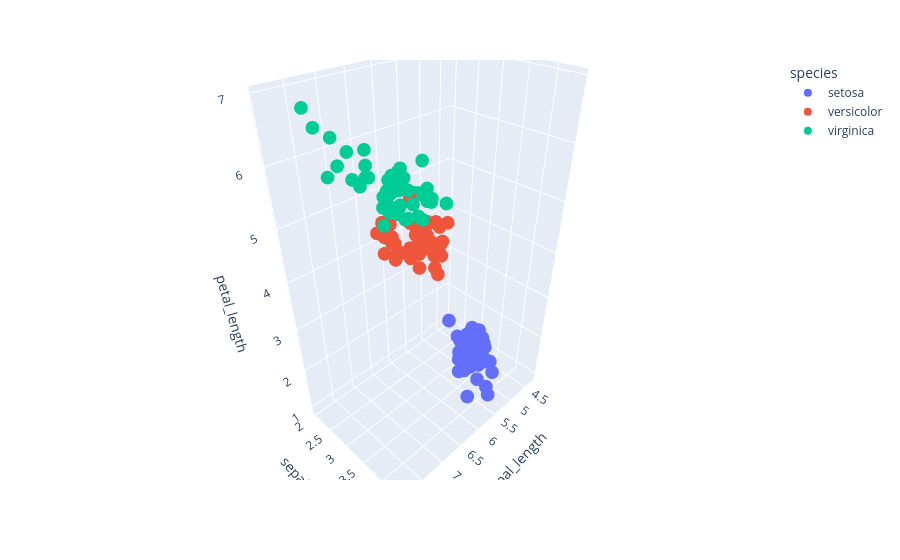

Notebook source saved alongside this figure:
### Markdown cell above
# 08 Scater 3D Plot

### Code cell
# 3D Scatter Plot
fig8 = px.scatter_3d(df, x='sepal_length', y='sepal_width', z='petal_length', color='species')
fig8.show()

# Save the 3D scatter plot as html
fig8.write_html('./Outputs/3d_scatter_plot.html', include_plotlyjs='cdn')

### Figure 1 — Plotly figure (JSON) as saved in the notebook; plotly's stock layout.template omitted (floating-point values rounded to 4 significant figures)
{"data": [{"hovertemplate": "species=setosa<br>sepal_length=%{x}<br>sepal_width=%{y}<br>petal_length=%{z}<extra></extra>", "legendgroup": "setosa", "marker": {"color": "#636efa", "symbol": "circle"}, "mode": "markers", "name": "setosa", "scene": "scene", "showlegend": true, "type": "scatter3d", "x": [5.1, 4.9, 4.7, 4.6, 5.0, 5.4, 4.6, 5.0, 4.4, 4.9, 5.4, 4.8, 4.8, 4.3, 5.8, 5.7, 5.4, 5.1, 5.7, 5.1, 5.4, 5.1, 4.6, 5.1, 4.8, 5.0, 5.0, 5.2, 5.2, 4.7, 4.8, 5.4, 5.2, 5.5, 4.9, 5.0, 5.5, 4.9, 4.4, 5.1, 5.0, 4.5, 4.4, 5.0, 5.1, 4.8, 5.1, 4.6, 5.3, 5.0], "y": [3.5, 3.0, 3.2, 3.1, 3.6, 3.9, 3.4, 3.4, 2.9, 3.1, 3.7, 3.4, 3.0, 3.0, 4.0, 4.4, 3.9, 3.5, 3.8, 3.8, 3.4, 3.7, 3.6, 3.3, 3.4, 3.0, 3.4, 3.5, 3.4, 3.2, 3.1, 3.4, 4.1, 4.2, 3.1, 3.2, 3.5, 3.6, 3.0, 3.4, 3.5, 2.3, 3.2, 3.5, 3.8, 3.0, 3.8, 3.2, 3.7, 3.3], "z": [1.4, 1.4, 1.3, 1.5, 1.4, 1.7, 1.4, 1.5, 1.4, 1.5, 1.5, 1.6, 1.4, 1.1, 1.2, 1.5, 1.3, 1.4, 1.7, 1.5, 1.7, 1.5, 1.0, 1.7, 1.9, 1.6, 1.6, 1.5, 1.4, 1.6, 1.6, 1.5, 1.5, 1.4, 1.5, 1.2, 1.3, 1.4, 1.3, 1.5, 1.3, 1.3, 1.3, 1.6, 1.9, 1.4, 1.6, 1.4, 1.5, 1.4]}, {"hovertemplate": "species=versicolor<br>sepal_length=%{x}<br>sepal_width=%{y}<br>petal_length=%{z}<extra></extra>", "legendgroup": "versicolor", "marker": {"color": "#EF553B", "symbol": "circle"}, "mode": "markers", "name": "versicolor", "scene": "scene", "showlegend": true, "type": "scatter3d", "x": [7.0, 6.4, 6.9, 5.5, 6.5, 5.7, 6.3, 4.9, 6.6, 5.2, 5.0, 5.9, 6.0, 6.1, 5.6, 6.7, 5.6, 5.8, 6.2, 5.6, 5.9, 6.1, 6.3, 6.1, 6.4, 6.6, 6.8, 6.7, 6.0, 5.7, 5.5, 5.5, 5.8, 6.0, 5.4, 6.0, 6.7, 6.3, 5.6, 5.5, 5.5, 6.1, 5.8, 5.0, 5.6, 5.7, 5.7, 6.2, 5.1, 5.7], "y": [3.2, 3.2, 3.1, 2.3, 2.8, 2.8, 3.3, 2.4, 2.9, 2.7, 2.0, 3.0, 2.2, 2.9, 2.9, 3.1, 3.0, 2.7, 2.2, 2.5, 3.2, 2.8, 2.5, 2.8, 2.9, 3.0, 2.8, 3.0, 2.9, 2.6, 2.4, 2.4, 2.7, 2.7, 3.0, 3.4, 3.1, 2.3, 3.0, 2.5, 2.6, 3.0, 2.6, 2.3, 2.7, 3.0, 2.9, 2.9, 2.5, 2.8], "z": [4.7, 4.5, 4.9, 4.0, 4.6, 4.5, 4.7, 3.3, 4.6, 3.9, 3.5, 4.2, 4.0, 4.7, 3.6, 4.4, 4.5, 4.1, 4.5, 3.9, 4.8, 4.0, 4.9, 4.7, 4.3, 4.4, 4.8, 5.0, 4.5, 3.5, 3.8, 3.7, 3.9, 5.1, 4.5, 4.5, 4.7, 4.4, 4.1, 4.0, 4.4, 4.6, 4.0, 3.3, 4.2, 4.2, 4.2, 4.3, 3.0, 4.1]}, {"hovertemplate": "species=virginica<br>sepal_length=%{x}<br>sepal_width=%{y}<br>petal_length=%{z}<extra></extra>", "legendgroup": "virginica", "marker": {"color": "#00cc96", "symbol": "circle"}, "mode": "markers", "name": "virginica", "scene": "scene", "showlegend": true, "type": "scatter3d", "x": [6.3, 5.8, 7.1, 6.3, 6.5, 7.6, 4.9, 7.3, 6.7, 7.2, 6.5, 6.4, 6.8, 5.7, 5.8, 6.4, 6.5, 7.7, 7.7, 6.0, 6.9, 5.6, 7.7, 6.3, 6.7, 7.2, 6.2, 6.1, 6.4, 7.2, 7.4, 7.9, 6.4, 6.3, 6.1, 7.7, 6.3, 6.4, 6.0, 6.9, 6.7, 6.9, 5.8, 6.8, 6.7, 6.7, 6.3, 6.5, 6.2, 5.9], "y": [3.3, 2.7, 3.0, 2.9, 3.0, 3.0, 2.5, 2.9, 2.5, 3.6, 3.2, 2.7, 3.0, 2.5, 2.8, 3.2, 3.0, 3.8, 2.6, 2.2, 3.2, 2.8, 2.8, 2.7, 3.3, 3.2, 2.8, 3.0, 2.8, 3.0, 2.8, 3.8, 2.8, 2.8, 2.6, 3.0, 3.4, 3.1, 3.0, 3.1, 3.1, 3.1, 2.7, 3.2, 3.3, 3.0, 2.5, 3.0, 3.4, 3.0], "z": [6.0, 5.1, 5.9, 5.6, 5.8, 6.6, 4.5, 6.3, 5.8, 6.1, 5.1, 5.3, 5.5, 5.0, 5.1, 5.3, 5.5, 6.7, 6.9, 5.0, 5.7, 4.9, 6.7, 4.9, 5.7, 6.0, 4.8, 4.9, 5.6, 5.8, 6.1, 6.4, 5.6, 5.1, 5.6, 6.1, 5.6, 5.5, 4.8, 5.4, 5.6, 5.1, 5.1, 5.9, 5.7, 5.2, 5.0, 5.2, 5.4, 5.1]}], "layout": {"legend": {"title": {"text": "species"}, "tracegroupgap": 0}, "margin": {"t": 60}, "scene": {"domain": {"x": [0, 1], "y": [0, 1]}, "xaxis": {"title": {"text": "sepal_length"}}, "yaxis": {"title": {"text": "sepal_width"}}, "zaxis": {"title": {"text": "petal_length"}}}}}
